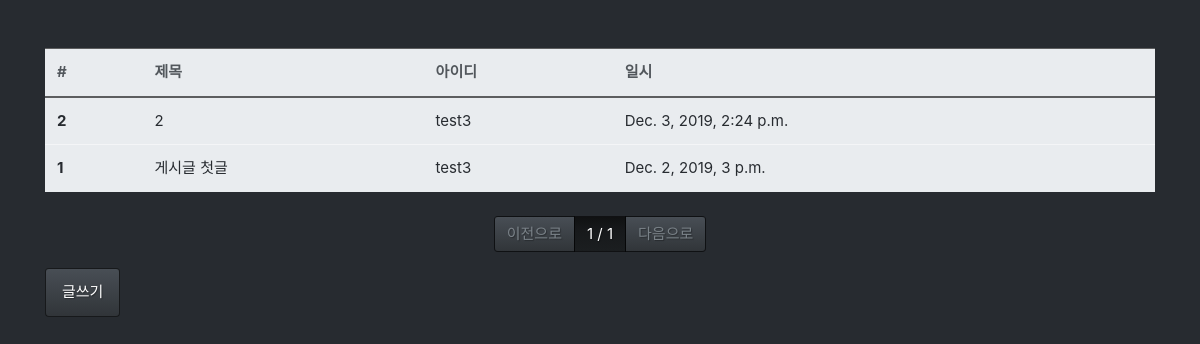
/board/list/, run on an earlier commit of the app's database.
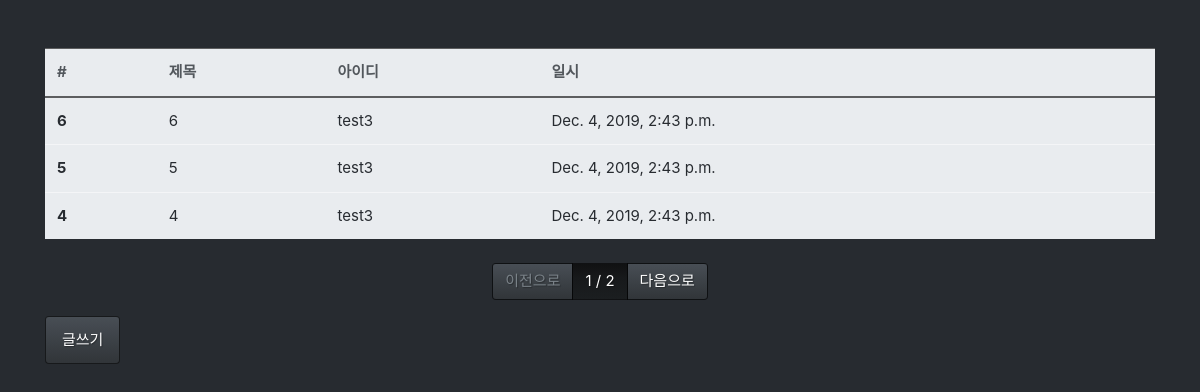
And on a later commit of the database.
### board/models.py (models this page shows, shortened)
class Board(models.Model):
    objects = None
    DoesNotExist = None
    title = models.CharField(max_length=128, verbose_name='제목')
    contents = models.TextField(verbose_name='내용')
    writer = models.ForeignKey(
        'fcuser.Fcuser', on_delete=models.CASCADE, verbose_name='작성자')
    tags = models.ManyToManyField('tag.Tag', verbose_name='태그')
    registered_dttm = models.DateTimeField(
        auto_now_add=True, verbose_name='등록시간')
    class Meta:
        db_table = 'fastcampus_board'
        verbose_name = '패스트캠퍼스 게시글'
        verbose_name_plural = '패스트캠퍼스 게시글들'

### fcuser/models.py (models this page shows)
class Fcuser(models.Model):
    DoesNotExist = None
    objects = None
    username = models.CharField(max_length=32, verbose_name='사용자명')
    usermail = models.EmailField(max_length=128, verbose_name='사용자이메일')
    password = models.CharField(max_length=64, verbose_name='비밀번호')
    registered_dttm = models.DateTimeField(
        auto_now_add=True, verbose_name='등록시간')
    def __str__(self):
        return self.username
    class Meta:
        db_table = 'fastcampus_fcuser'
        verbose_name = '패스트캠퍼스 사용자'
        verbose_name_plural = '패스트캠퍼스 사용자들'

### board/views.py (the view)
# urls.py: path('list/', views.board_list),
def board_list(request):
    all_boards = Board.objects.all().order_by('-id')
    page = int(request.GET.get('curPage', 1))
    paginator = Paginator(all_boards, 3)
    boards = paginator.get_page(page)
    return render(request, 'board_list.html', {'boards': boards})

### board/templates/board_list.html
{% extends "base.html" %} {% block contents %}
<div class="row mt-5">
    <div class="col-12">
        <table class="table table-light">
            <thead class="thead-light">
                <tr>
                    <th>#</th>
                    <th>제목</th>
                    <th>아이디</th>
                    <th>일시</th>
                </tr>
            </thead>
            <tbody class="text-dark">
                {% for board in boards %}
                <tr onclick="location.href='/board/detail/{{ board.id }}'">
                    <th>{{ board.id }}</th>
                    <td>{{ board.title }}</td>
                    <td>{{ board.writer }}</td>
                    <td>{{ board.registered_dttm}}</td>
                </tr>
                {% endfor %}
            </tbody>
        </table>
    </div>
</div>
<div class="row mt-2">
    <div class="col-12">
        <nav>
            <ul class="pagination justify-content-center">
                {% if boards.has_previous %}
                <li class="page-item">
                    <a
                        href="?curPage={{ boards.previous_page_number }}"
                        class="page-link"
                    >
                        이전으로
                    </a>
                </li>
                {% else %}
                <li class="page-item disabled">
                    <a href="#" class="page-link">이전으로</a>
                </li>
                {% endif %}
                <li class="page-item active">
                    <a href="#" class="page-link">
                        {{ boards.number }} / {{ boards.paginator.num_pages }}
                    </a>
                </li>
                {% if boards.has_next %}
                <li class="page-item">
                    <a
                        href="?curPage={{ boards.next_page_number }}"
                        class="page-link"
                        >다음으로</a
                    >
                </li>
                {% else %}
                <li class="page-item disabled">
                    <a href="#" class="page-link">다음으로</a>
                </li>
                {% endif %}
            </ul>
        </nav>
    </div>
</div>
<div class="row">
    <div class="col-12">
        <button class="btn btn-primary" onclick="location.href='/board/writer'">
            글쓰기
        </button>
    </div>
</div>
{% endblock%}

### board/templates/base.html (shortened to what this page needs)
<!DOCTYPE html>
<html lang="en">
    <head>
        <link rel="stylesheet" href="/static/bootstrap.min.css" />
    </head>
    <body>
        <div class="container">
            {% block contents %} {% endblock %}
        </div>
    </body>
</html>

What changed in the data, as far as the page shows it:
no longer on this page (row unchanged): Board: id "2", title "2", writer "test3", registered_dttm "Dec. 3, 2019, 2:24 p.m."
no longer on this page (row unchanged): Board: id "1", title "게시글 첫글", writer "test3", registered_dttm "Dec. 2, 2019, 3 p.m."
added Board: id "6", title "6", writer "test3", registered_dttm "Dec. 4, 2019, 2:43 p.m."
added Board: id "5", title "5", writer "test3", registered_dttm "Dec. 4, 2019, 2:43 p.m."
added Board: id "4", title "4", writer "test3", registered_dttm "Dec. 4, 2019, 2:43 p.m."
Also different on the page:
{{ boards.paginator.num_pages }}: "1" → "2"
